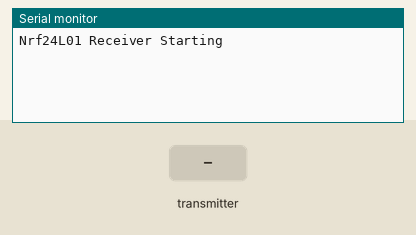
A sketch run on a simulated Arduino Uno, built with avr-gcc and run on an emulated ATmega328P. Shown: the last lines printed to the serial monitor. The inputs (shaded band) are chosen by the test bench. No radio packets arrive unless stated.

Above: at 2.2 s.
2.3 s: the transmitter starts sending joystick.0 = 0
At 2.46 s:
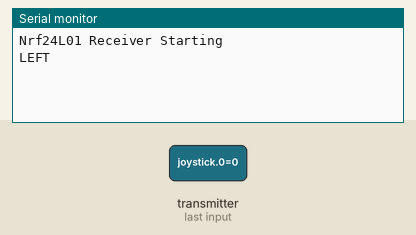
4.2 s: the transmitter starts sending joystick.0 = 256
At 4.46 s:
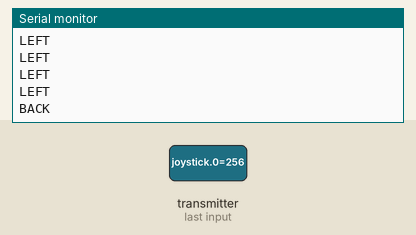
6.2 s: the transmitter starts sending joystick.1 = 256
At 6.47 s:
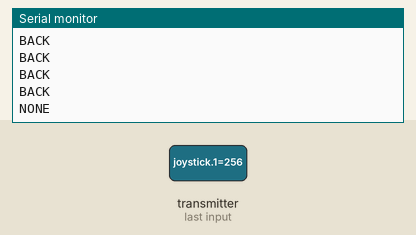
8.2 s: the transmitter starts sending joystick.1 = 512
At 8.47 s:
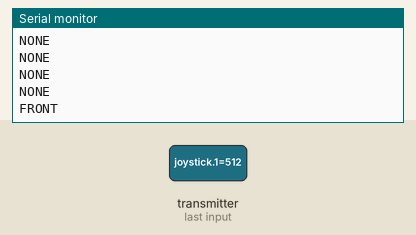
10.2 s: the transmitter starts sending joystick.0 = 512
At 10.48 s:
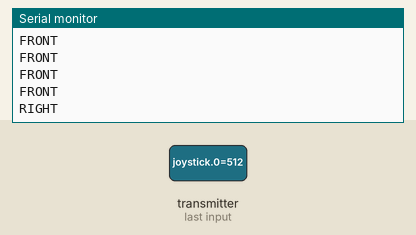

Measured:
- after the input at 2.3 s, the serial monitor: prints a new line at once (image 1)
- after the input at 4.2 s, the serial monitor: prints a new line after 0.11 s (image 2)
- after the input at 6.2 s, the serial monitor: prints a new line after 0.11 s (image 3)
- after the input at 8.2 s, the serial monitor: prints a new line after 0.12 s (image 4)
- after the input at 10.2 s, the serial monitor: prints a new line after 0.12 s (image 5)

The sketch:

rx.ino
```cpp
/* YourDuinoStarter Example: nRF24L01 Receive Joystick values

 - WHAT IT DOES: Receives data from another transceiver with
   2 Analog values from a Joystick or 2 Potentiometers
   Displays received values on Serial Monitor
 - SEE the comments after "//" on each line below
 - CONNECTIONS: nRF24L01 Modules See:
 http://arduino-info.wikispaces.com/Nrf24L01-2.4GHz-HowTo
   1 - GND
   2 - VCC 3.3V !!! NOT 5V
   3 - CE to Arduino pin 9
   4 - CSN to Arduino pin 10
   5 - SCK to Arduino pin 13
   6 - MOSI to Arduino pin 11
   7 - MISO to Arduino pin 12
   8 - UNUSED

 - V1.00 11/26/13
   Based on examples at http://www.bajdi.com/
   Questions: terry@yourduino.com */

/*-----( Import needed libraries )-----*/
#include <SPI.h>
#include <nRF24L01.h>
#include <RF24.h>
/*-----( Declare Constants and Pin Numbers )-----*/
#define CE_PIN   9
#define CSN_PIN 10

// NOTE: the "LL" at the end of the constant is "LongLong" type
const uint64_t pipe = 0xE8E8F0F0E1LL; // Define the transmit pipe

/*-----( Declare objects )-----*/
RF24 radio(CE_PIN, CSN_PIN); // Create a Radio
/*-----( Declare Variables )-----*/
int joystick[2];  // 2 element array holding Joystick readings

void setup()   /****** SETUP: RUNS ONCE ******/
{
  Serial.begin(9600);
  delay(1000);
  Serial.println("Nrf24L01 Receiver Starting");
  radio.begin();
  radio.openReadingPipe(1,pipe);
  radio.startListening();;
}//--(end setup )---


void loop()   /****** LOOP: RUNS CONSTANTLY ******/
{
  if ( radio.available() )
  {
    // Read the data payload until we've received everything
    bool done = false;
    while (!done)
    {
      // Fetch the data payload
      done = radio.read( joystick, sizeof(joystick) );
      /*Serial.print("X = ");
      Serial.print(joystick[0]);
      Serial.print(" Y = ");
      Serial.println(joystick[1]);*/

      if(joystick[0] >400)
      {
        Serial.println("RIGHT");
      }
      else if(joystick[0] <200)
      {
        Serial.println("LEFT");
      }
      else if(joystick[1] >400)
      {
        Serial.println("FRONT");
      }
      else if(joystick[1] <200)
      {
        Serial.println("BACK");
      }
      else
      { Serial.println("NONE");  }

    }
    delay(200);
  }

}//--(end main loop )---

/*-----( Declare User-written Functions )-----*/

//NONE
//*********( THE END )***********
```
